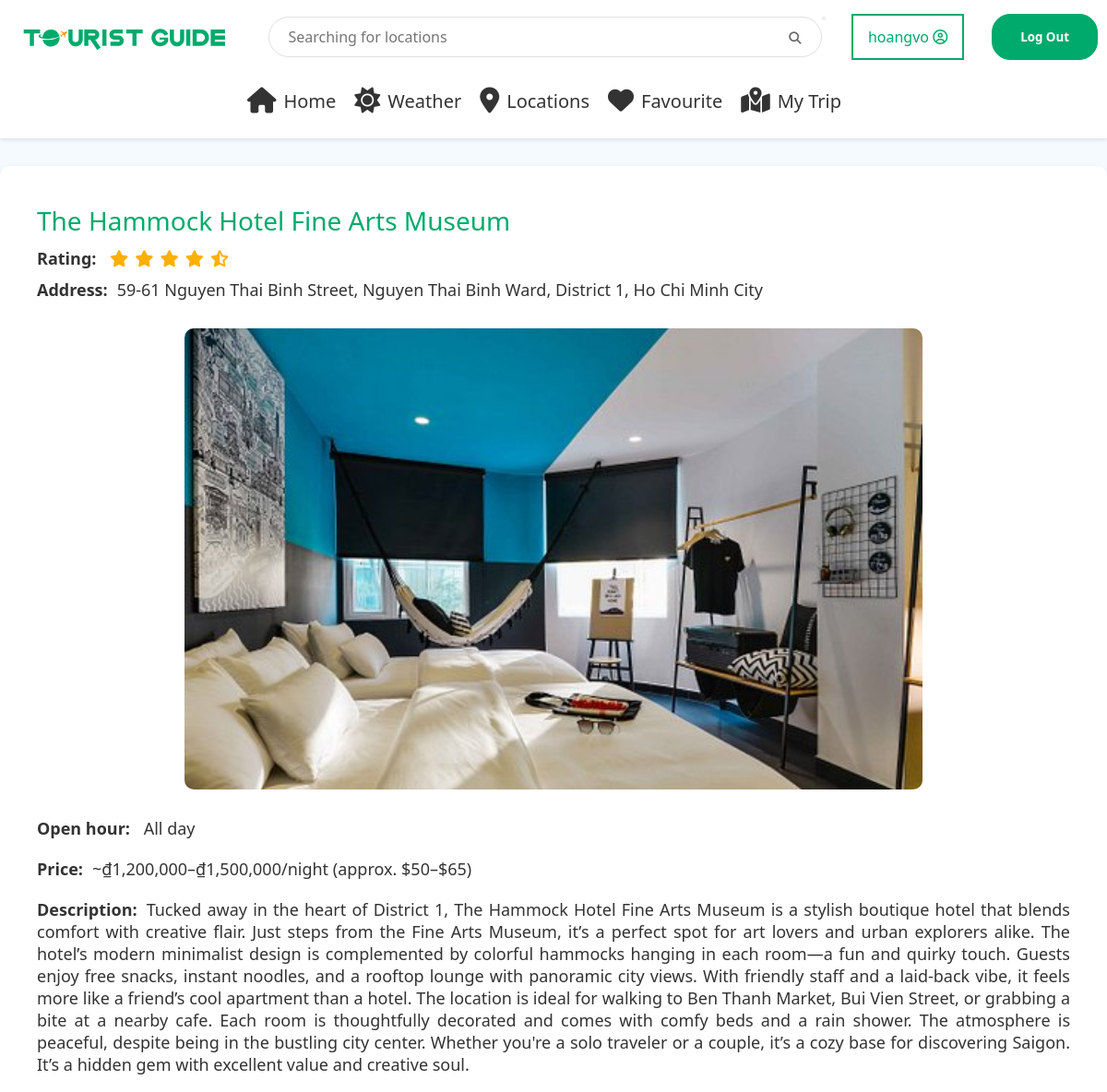
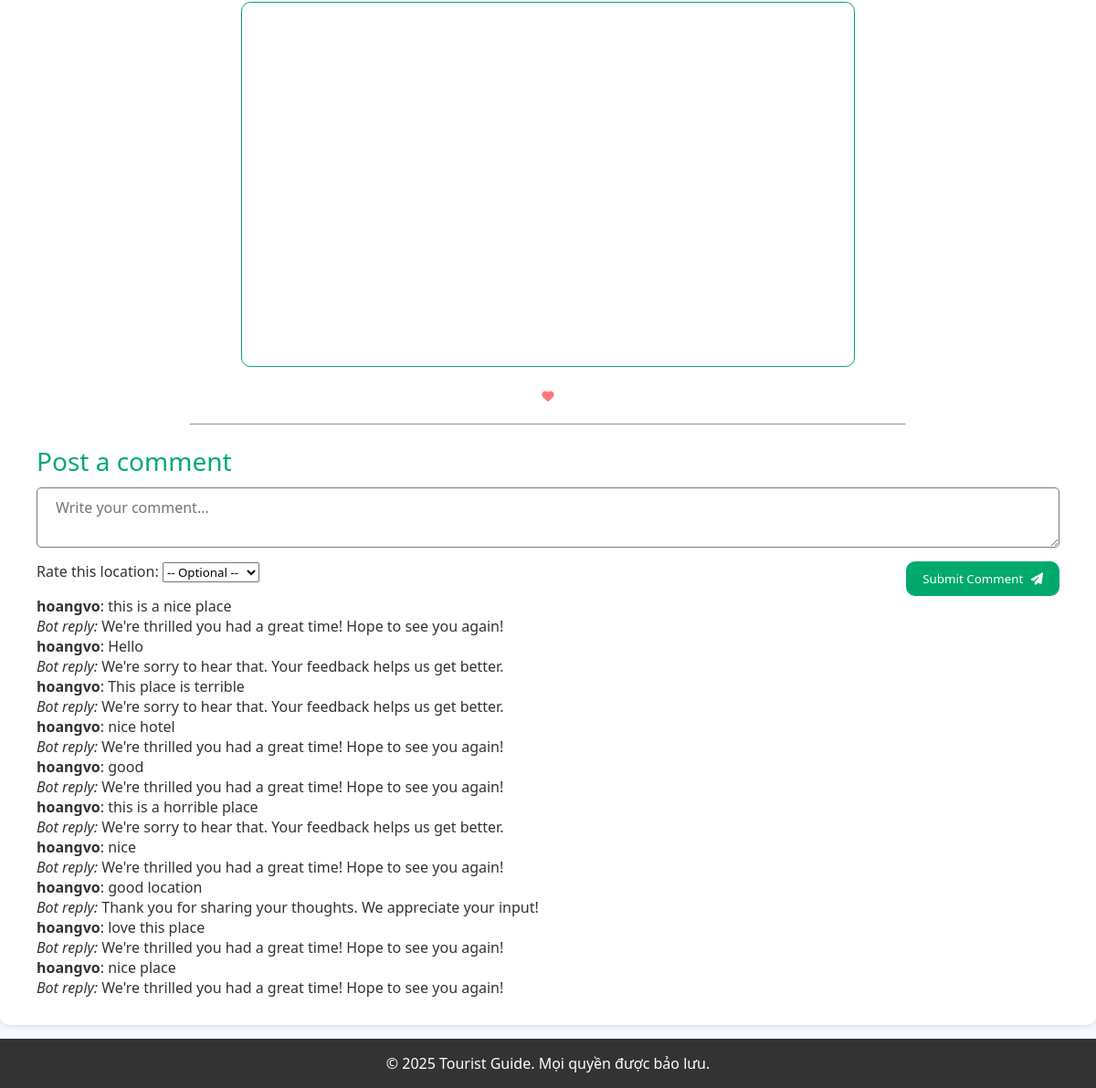
/AC001/ (signed in), run on the app's committed database (2 pictures, top to bottom).
### location/models.py (models this page shows, shortened)
class Location(models.Model):
    favourited_by = models.ManyToManyField(User, related_name="favourite_locations", blank=True)
    code = models.CharField(max_length=10, unique=True)
    location = models.CharField(max_length = 64)
    type = models.CharField(max_length=18, default = "")
    tags = models.TextField(default = "")
    rating = models.FloatField(default = 5)
    open_time = models.TimeField(default = time(0,0))
    close_time = models.TimeField(default = time(23,59))
    ticket_info = models.CharField(max_length = 100, default = "")
    address = models.CharField(max_length = 100, default = "")
    image_path = models.CharField(max_length=255, default='')
    description = models.TextField(default="")
    long_description = models.TextField(default="")
    coordinate = models.CharField(max_length = 40, default = "")

class Comment(models.Model):
    user = models.ForeignKey(User, on_delete=models.CASCADE, related_name='comments')
    location = models.ForeignKey(Location, on_delete=models.CASCADE, related_name='comments')
    content = models.TextField()
    rating = models.IntegerField(null=True, blank=True)
    created_at = models.DateTimeField(auto_now_add=True)
    updated_at = models.DateTimeField(auto_now=True)
    is_edited = models.BooleanField(default=False)
    is_flagged = models.BooleanField(default=False)
    bot_reply = models.TextField(blank=True, null=True)
    parent = models.ForeignKey('self', on_delete=models.CASCADE, null=True, blank=True, related_name='replies')
    class Meta:
        ordering = ['-created_at']  # Show newest comments first

### location/views.py (the view)
# urls.py: path('<str:location_code>/',views.display_location, name='display_location'),
@login_required
def display_location(request, location_code):
    location = get_object_or_404(Location, code=location_code)
    if request.method == 'POST':
        content = request.POST.get('content', '').strip()
        rating = request.POST.get('rating')
        if not content:
            return redirect('display_location', location_code=location_code)
        bot_reply = "Thanks for your comment!"  # Default fallback reply
        if not rating:
            sentiment = predict_sentiment(content)
            if sentiment == "positive":
                bot_reply = "We're thrilled you had a great time! Hope to see you again!"
                rating = 4
            elif sentiment == "negative":
                bot_reply = "We're sorry to hear that. Your feedback helps us get better."
                rating = 2
            else:
                bot_reply = "Thank you for sharing your thoughts. We appreciate your input!"
                rating = 3
        else:
            try:
                rating = int(rating)
            except ValueError:
                rating = 3  # default rating if invalid
            if rating == 5:
                bot_reply = "Awesome! We're thrilled you loved it!"
            elif rating == 4:
                bot_reply = "Great! Glad you had a good time."
            elif rating == 3:
                bot_reply = "Thanks! We'll try to make your next visit even better."
            elif rating == 2:
                bot_reply = "Sorry to hear that. We hope things improve."
            elif rating == 1:
                bot_reply = "We sincerely apologize. Your feedback is valuable to us."
            else:
                bot_reply = "Thanks for your feedback!"
        Comment.objects.create(
            location=location,
            user=request.user,
            content=content,
            rating=rating,
            bot_reply=bot_reply
        )
        return redirect('display_location', location_code=location_code)
    else:
        comments = Comment.objects.filter(location=location, parent=None).prefetch_related('replies').order_by('-created_at')
        rating = round(location.rating * 2) / 2 if location.rating else 0
        full_stars = int(rating)
        has_half = (rating - full_stars) >= 0.5
        star_html = '<i class="fas fa-star"></i>' * full_stars
        if has_half:
            star_html += '<i class="fas fa-star-half-alt"></i>'
            empty_stars = 5 - full_stars - 1
        else:
            empty_stars = 5 - full_stars
        star_html += '<i class="far fa-star"></i>' * empty_stars
        if request.user.is_authenticated and location.favourited_by.filter(id=request.user.id).exists():
            favourite_symbol = '<i class="fa-solid fa-heart"></i>'
        else:
            favourite_symbol = '<i class="fa-regular fa-heart"></i>'
        lat, long = location.coordinate.split(", ")
        open_time = location.open_time.strftime("%H:%M") if location.open_time else "N/A"
        close_time = location.close_time.strftime("%H:%M") if location.close_time else "N/A"
        if open_time == "00:00" and close_time == "23:59":
            open_time_str = "All day"
        elif location.close_time and location.open_time and location.close_time < location.open_time:
            open_time_str = f"{open_time} - {close_time} (The next day)"
        else:
            open_time_str = f"{open_time} - {close_time}"
        return render(request, "display.html", {
            "code": location.code,
            "location_name": location.location,
            "type": location.type,
            "open_time": open_time_str,
            "ticket_info": location.ticket_info,
            "address": location.address,
            "image_path": location.image_path,
            "long_description": location.long_description,
            "favourite_symbol": favourite_symbol,
            "lat": lat,
            "long": long,
            "star_html": star_html,
            "comments": comments,
            "location_obj": location  # dùng cho form POST
        })

### location/templates/display.html (shortened to what this page needs)
{% extends "layout.html" %}
{% load static %}
{% block css %}
<link rel="stylesheet" href="{% static 'css/display_location.css' %}">
<link rel="stylesheet" href="https://unpkg.com/leaflet/dist/leaflet.css" />
<link rel="stylesheet" href="{% static 'css/display_location.css' %}?v={{ timestamp }}">
{% endblock %}
{% block body %}
<div class="location-container">
    <div class="location-name">
        {{ location_name }}
    </div>
    <div class="text">
        <div class="location-rating">
            <strong>Rating:</strong> {{ star_html|safe }}
        </div>
    </div>
    <div class="text">
        <div class="location-address">
            <strong>Address:</strong>{{ address }}
        </div>
    </div>
    <div class="location-img">
        <img src="{% static image_path %}" alt="{{ location.name }}">
    </div>
    <div class="text">
        <div class="time-info">
            <strong>Open hour: </strong> {{ open_time }}
        </div>
    </div>
    <div class="text">
        <div class="location-ticket-info">
            <strong>Price:</strong>{{ ticket_info }}
        </div>
    </div>
    <div class="text">
        <div class="location-description">
            <strong>Description:</strong>{{ long_description }}
        </div>
    </div>
    <iframe id="map" loading="lazy" allowfullscreen
        src="https://maps.google.com/maps?q={{ lat }},{{ long }}&z=15&output=embed">
    </iframe>
    <div class="favourite-block">
        <div class="favourite-location">
            <form method="post" action="{% url 'locations' %}" class="fav-form" style="display:inline;">
                <button type="submit" style="background: none; border: none; padding: 0; cursor: pointer;">
                    {{ favourite_symbol|safe }}
                </button>
            </form>
        </div>
    </div>
    <hr>
    <h3>Post a comment</h3>
    <form id="comment-form">
        <textarea type="text" name="content" placeholder="Write your comment..." required></textarea>
        <div class="bla">
            <label for="rating">Rate this location:</label>
            <select name="rating" id="rating">
                <option value="">-- Optional --</option>
            </select>
            <button id="submit" type="submit">Submit Comment <i class="fas fa-paper-plane"></i>
            </button>
        </div>
    </form>
    {% for comment in comments %}
    <div class="comment">
        <p><strong>{{ comment.user.username }}</strong>: {{ comment.content }}</p>
        <p><em>Bot reply:</em> {{ comment.bot_reply }}</p>
    </div>
    {% endfor %}
</div>
{% endblock %}

### location/templates/layout.html (shortened to what this page needs)
{% load static %}
<!DOCTYPE html>
<html lang="en-US" lang="vi">
<head>
    <link rel="stylesheet" href="{% static 'css/layout.css' %}?v={{ timestamp }}">
    <link rel="stylesheet" href="https://cdnjs.cloudflare.com/ajax/libs/font-awesome/6.5.0/css/all.min.css">
    {% block css %}{% endblock %}
</head>
<body>
    <div class="wrapper">
        <header>
            <div class="header-container">
                <div class="logo">
                    <a href="{% url 'homepage' %}">
                        <picture>
                            <img src="{% static 'img/logo-tourist-guide.svg' %}" alt="">
                        </picture>
                    </a>
                </div>
                <div class="search-bar">
                    <form method="get" action="{% url 'locations' %}">
                        <input type="text" name="search" placeholder="Searching for locations"
                            value="{{ current_filters.search|default_if_none:'' }}">
                        <button type="submit" class="search-button"><i class="fas fa-search"></i></button>
                    </form>
                </div>
                {% if not user.is_authenticated %}
                <div class="nav-buttons">
                    <a href="{% url 'login' %}"><button class="nav-button secondary">Sign In</button></a>
                    <a href="{% url 'register'%}"><button class="nav-button primary">Sign Up</button></a>
                </div>
                {% else %}
                <div class="user-block">
                    <div class="dropbtn">
                        {{user.username}}
                        <i class="far fa-user-circle"></i>
                    </div>
                    {% if user.is_authenticated %}
                    <form action="{% url 'logout' %}" method="post" style="display: inline;">
                        <a href="{% url 'logout' %}"><button type="submit" class="logout-button">Log Out</button></a>
                    </form>
                    {% endif %}
                </div>
                {% endif %}
            </div>
            <ul class="nav-tabs">
                <li><a href="{% url 'homepage' %}"
                        class="{% if request.resolver_match.url_name == 'homepage' %}active{% endif %}"><i
                            class="fa fa-home"></i>Home</a></li>
                <li><a href="{% url 'weather' %}"
                        class="{% if request.resolver_match.url_name == 'weather' %}active{% endif %}"><i
                            class="fa-solid fa-sun"></i>Weather</a></li>
                <li><a href="{% url 'locations' %}"
                        class="{% if request.resolver_match.url_name == 'locations' %}active{% endif %}"><i
                            class="fas fa-map-marker-alt"></i>Locations</a></li>
                <li><a href="{% url 'favourite' %}"
                        class="{% if request.resolver_match.url_name == 'favourite' %}active{% endif %}"><i
                            class="fas fa-heart"></i>Favourite</a></li>
                <li><a href="{% url 'my_trip' %}"
                        class="{% if request.resolver_match.url_name == 'my_trip' %}active{% endif %}"><i
                            class="fas fa-map-marked-alt"></i>My Trip</a></li>
            </ul>
        </header>
        <main>
            {% block body %}
            {% endblock %}
        </main>
        <footer>
            <p>&copy; 2025 Tourist Guide. Mọi quyền được bảo lưu.</p>
        </footer>
    </div>
</body>
</html>

### location/static/css/layout.css (style rules this page uses)
* { margin: 0; padding: 0; box-sizing: border-box; font-family: 'Segoe UI', Tahoma, Geneva, Verdana, sans-serif; }
html { overflow-y: scroll; overflow-x: hidden; }
body { background-color: #f4faff; color: #333; }
.wrapper { min-height: 100vh; display: flex; flex-direction: column; }
header { background-color: white; padding: 15px 0; box-shadow: 0 2px 4px rgba(0, 0, 0, 0.1); position: sticky; top: 0; z-index: 100; width: 100%; }
.header-container { max-width: 1200px; height: auto; margin: 0 auto; margin-bottom: 20px; display: flex; align-items: center; justify-content: space-between; padding: 0 10px; }
.logo a { padding: 50px auto; display: flex; }
.logo picture { width: 250px; height: auto; }
.logo img { width: 100%; height: 100%; display: block; object-fit: cover; }
.search-bar { flex: 1; max-width: 600px; position: relative; align-items: center; }
.search-bar input { width: 100%; padding: 10px 20px; border: 1px solid #e0e0e0; border-radius: 24px; font-size: 16px; outline: none; }
.search-button { position: absolute; }
.search-button i { position: absolute; padding: 15px 20px; right: 5px; align-items: center; color: #666; }
.logout-button { position: relative; padding: 15px 30px; margin-left: 30px; border: 0.25px solid #00aa6c; border-radius: 20px; background-color: #00aa6c; color: white; font-weight: bolder; cursor: pointer; }
.user-block { position: relative; display: flex; }
.dropbtn { background-color: white; color: #00aa6c; padding: 12px 16px; font-size: 16px; border: 2px solid #00aa6c; }
.nav-tabs { display: flex; flex: 1; list-style: none; justify-content: center; }
.nav-tabs li { margin-right: 20px; white-space: nowrap; font-size: 20px; }
.nav-tabs a { display: flex; align-items: center; color: #333; text-decoration: none; font-weight: 500; padding: 10px 0; border-bottom: 2px solid transparent; }
.nav-tabs i { margin-right: 8px; font-size: 28px; }
main { flex: 1; }
footer { background-color: #333; color: white; padding: 20px; text-align: center; }
footer { padding: 1rem; text-align: center; }

### location/static/css/display_location.css (style rules this page uses)
#map { margin: 10px auto; height: 400px; width: 60%; border-radius: 10px; border: #00aa6c solid 1px; position: relative; z-index: 1; }
.text { font-size: 18px; }
.location-container { display: flex; flex-direction: column; margin: 30px auto 15px auto; width: 100%; max-width: 1200px; padding: 30px 40px; background-color: white; border-radius: 10px; box-shadow: 0px 2px 5px rgba(0, 0, 0, 0.1); }
.location-name { text-align: left; color: #00aa6c; font-size: 28px; font-weight: 500; margin-top: 10px; margin-bottom: 10px; }
.text strong { margin-right: 10px; }
.location-rating i { color: #fbb002; margin-right: 7px; }
.location-address { display: flex; margin-top: 10px; margin-bottom: 10px; list-style: none; }
.location-img { width: 800px; height: 500px; text-align: center; margin: 20px auto; border-radius: 10px; background-size: cover; background-position: center; }
.location-img img { width: 100%; height: 100%; object-fit: cover; border-radius: 10px; display: block; }
.time-info { margin-top: 10px; margin-bottom: 10px; }
.location-ticket-info { margin-top: 10px; margin-bottom: 10px; }
.location-ticket-info strong { margin-right: 10px; }
.location-description { text-align: justify; margin-top: 10px; margin-bottom: 10px; font-size: 18px; }
.location-description strong { margin-right: 10px; }
.location-address strong { margin-right: 10px; }
.favourite-block { display: block; margin-top: 10px; margin-bottom: 20px; }
.favourite-location { flex: 1; align-items: top; text-align: center; }
.favourite-location i { color: rgb(255, 119, 119); }
hr { width: 70%; margin: 0 auto; }
h3 { text-align: left; color: #00aa6c; font-size: 28px; font-weight: 500; margin-top: 20px; margin-bottom: 10px; }
#comment-form textarea { padding: 10px 20px; border-radius: 5px; font-size: 16px; }
#comment-form option { padding: 5px 20px; }
.bla { margin-top: 10px; margin-bottom: 10px; }
.bla label { font-weight: 500; }
.bla i { margin-left: 5px; }
#submit { background-color: #00aa6c; color: white; border: none; border-radius: 10px; padding: 10px 18px; font-weight: 500; float: right; }

### location/templates/display.html (style rules this page uses)
textarea { width: 100%; resize: vertical; }

### data on the page
Location: location "The Hammock Hotel Fine Arts Museum", address "59-61 Nguyen Thai Binh Street, Nguyen Thai Binh Ward, District 1, Ho Chi Minh City", image_path (picture), ticket_info "~₫1,200,000–₫1,500,000/night (approx. $50–$65)", long_description "Tucked away in the heart of District 1, The Hammock Hotel Fine Arts Museum is a stylish boutique hotel that blends comfort with creative flair. Just steps from the Fine Arts Museum, it’s a perfect spot for art lovers and urban explorers alike. The hotel’s modern minimalist design is complemented by colorful hammocks hanging in each room—a fun and quirky touch. Guests enjoy free snacks, instant noodles, and a rooftop lounge with panoramic city views. With friendly staff and a laid-back vibe, it feels more like a friend’s cool apartment than a hotel. The location is ideal for walking to Ben Thanh Market, Bui Vien Street, or grabbing a bite at a nearby cafe. Each room is thoughtfully decorated…"
Comment: user.username "hoangvo", content "this is a nice place", bot_reply "We're thrilled you had a great time! Hope to see you again!"
Comment: user.username "hoangvo", content "Hello", bot_reply "We're sorry to hear that. Your feedback helps us get better."
Comment: user.username "hoangvo", content "This place is terrible", bot_reply "We're sorry to hear that. Your feedback helps us get better."
Comment: user.username "hoangvo", content "nice hotel", bot_reply "We're thrilled you had a great time! Hope to see you again!"
Comment: user.username "hoangvo", content "good", bot_reply "We're thrilled you had a great time! Hope to see you again!"
Comment: user.username "hoangvo", content "this is a horrible place", bot_reply "We're sorry to hear that. Your feedback helps us get better."
Comment: user.username "hoangvo", content "nice", bot_reply "We're thrilled you had a great time! Hope to see you again!"
Comment: user.username "hoangvo", content "good location", bot_reply "Thank you for sharing your thoughts. We appreciate your input!"
Comment: user.username "hoangvo", content "love this place", bot_reply "We're thrilled you had a great time! Hope to see you again!"
Comment: user.username "hoangvo", content "nice place", bot_reply "We're thrilled you had a great time! Hope to see you again!"

### other printed values
{{ user.username }} "hoangvo"
{{ open_time }} "All day"
